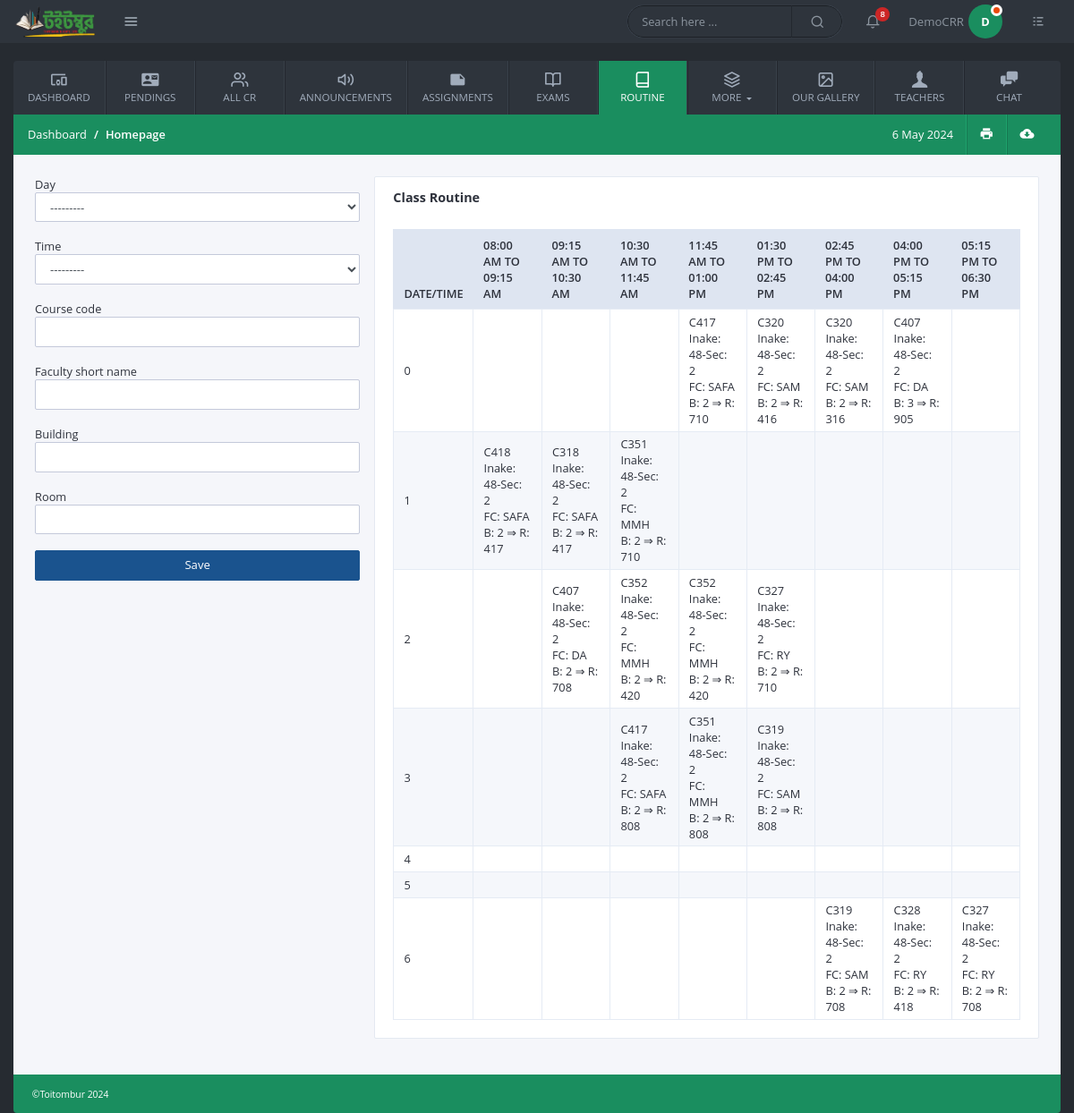
Page /add-routine/ (signed in) on the committed database.
### users/models.py (models this page shows, shortened)
class User(AbstractBaseUser, PermissionsMixin):
    email = models. EmailField (unique=True, null=False)
    is_staff = models.BooleanField(
        gettext_lazy('I am staff'),
        default=False,
    help_text = gettext_lazy('If the user is admin stuff of this site then can see admin panel')
    )
    is_active = models.BooleanField(
        gettext_lazy('account active'),
        default=True,
        help_text=gettext_lazy('A user should be treated as active. Admin can unselect this instead of deleting accounts')
    )
    ROLE_CHOICES = (
        ('admin', 'admin'),
        ('student', 'student'),
        ('teacher', 'teacher'),
        ('cr', 'cr'),
    )
    role = models.CharField(
        max_length=20,
        choices=ROLE_CHOICES,
        default='admin',
    )
    USERNAME_FIELD = 'email'
    objects = MyCustomManager()

class CommonProfileModel(models.Model):
    uid = models.UUIDField(primary_key=True, default= uuid.uuid4, editable=False)
    account = models.OneToOneField(Profile, on_delete=models.CASCADE)
    created_at = models.DateTimeField(auto_now_add=True)
    updated_at = models.DateTimeField(auto_now=True)
    personal_id = models.CharField(unique=True, max_length=150)
    gender = models.CharField( max_length=50, choices=GENDERS, blank=True,null=True)
    image = models.FileField(upload_to="Profile_Pictures", null=True, blank=True)
    class Meta:
        abstract = True

class Student(CommonProfileModel):
    name = models.CharField(max_length=350)
    intake = models.ForeignKey(Intakes, on_delete=models.CASCADE)
    section = models.ForeignKey(Sections, on_delete=models.CASCADE)
    department = models.ForeignKey(Departments, on_delete=models.CASCADE)
    shift = models.CharField(max_length=50, choices= [("Day","day"), ("Evening", "evening")])
    is_class_cr = models.BooleanField(default=False)
    contact_number = models.PositiveIntegerField(null=True, blank=True)
    facebook_profile = models.CharField( max_length=500, null=True, blank=True)

class CommonBaseModel(models.Model):
    uid = models.UUIDField(primary_key=True, default= uuid.uuid4, editable=False)
    created_at = models.DateTimeField(auto_now_add=True)
    updated_at = models.DateTimeField(auto_now=True)
    class Meta:
        abstract = True

class Intakes(CommonBaseModel):
    intake = models.PositiveIntegerField()
    def __str__(self):
        return f"Inake: {self.intake}"

class Sections(CommonBaseModel):
    name = models.CharField(max_length=50)
    section = models.PositiveIntegerField()
    def __str__(self):
        return f"Sec: {self.section}"

### common/models.py (models this page shows, shortened)
class CommonBaseModel(models.Model):
    uid = models.UUIDField(primary_key=True, default= uuid.uuid4, editable=False)
    created_at = models.DateTimeField(auto_now_add=True)
    updated_at = models.DateTimeField(auto_now=True)

class ClassRoutine(CommonBaseModel):
    day = models.CharField( max_length=5, choices=DAYS)
    time = models.CharField( max_length=100, choices=TIMES)
    course_code = models.CharField( max_length=8)
    faculty_short_name = models.CharField(max_length=5)
    building = models.PositiveIntegerField()
    room = models.PositiveIntegerField()
    intake = models.ForeignKey(Intakes, on_delete=models.CASCADE)
    department = models.ForeignKey(Departments, on_delete=models.CASCADE)
    section = models.ForeignKey(Sections, on_delete=models.CASCADE)
    class Meta:
        unique_together = (('day', 'time', 'intake', 'department', 'section'),)

### common/extra_code.py (the view)
        def warper_function(request, *args, **kwargs):
            profile = request.user.profile
            if profile.details_filled:
                if profile.is_approved:
                    if request.user.role in allowed_role:
                        return view_function(request, *args, **kwargs)
                    else:
                        return HttpResponse("WHO ARE YOU ? Not authorized person.")
                else:
                    return render(request,"pages/waiting.html")
            else:
                return redirect("last_step_of_register")

### common/forms.py
class ClassRoutineForm(forms.ModelForm):
    class Meta:
        model = ClassRoutine
        fields = "__all__"
        exclude = ['intake','department','section']
    def __init__(self, *args, **kwargs):
        super().__init__(*args, **kwargs)
        for field in self.fields:
            self.fields[field].widget.attrs.update({'class': 'form-control'})

### common/extra_code.py (called while the page is built)
def allowed_users(allowed_role = []):
    def normal_function(view_function):
        def warper_function(request, *args, **kwargs):
            profile = request.user.profile
            if profile.details_filled:
                if profile.is_approved:
                    if request.user.role in allowed_role:
                        return view_function(request, *args, **kwargs)
                    else:
                        return HttpResponse("WHO ARE YOU ? Not authorized person.")
                else:
                    return render(request,"pages/waiting.html")
            else:
                return redirect("last_step_of_register")
        return warper_function
    return normal_function

### templates/pages/add_routine.html (shortened to what this page needs)
{% extends "base/base.html" %}
{% load static %}
{% block content %}
<div class="row gutters">
    {% if user.role == 'cr' or user.is_superuser %}
    <div class=" col-md-4 ">
        {% include "pages/only_form.html" %}
    </div>
    {% endif %}
    <div class="col-md-8">
        {% include "pages/only_routine.html" %}
    </div>
</div>
{% endblock content %}

### templates/base/base.html (shortened to what this page needs)
{% load static %}
<!doctype html>
<html lang="en">
	<head>
		<link rel="stylesheet" href="{% static "css/bootstrap.min.css" %}">
		<link rel="stylesheet" href="{% static "fonts/style.css" %}">
		<link rel="stylesheet" href="{% static "css/main.css" %}">
		<link rel="stylesheet" href="{% static "vendor/daterange/daterange.css" %}">
	</head>
	<body>
		<header class="header">
			<div class="logo-wrapper">
				<a href="{% url "homepage" %}" class="logo">
					<img src="{% static "img/toitombur.png" %}" alt="Dashboard" />
				</a>
				<a href="#" class="quick-links-btn" data-toggle="tooltip" data-placement="right" title="" data-original-title="Quick Links">
					<i class="icon-menu1"></i>
				</a>
			</div>
			<div class="header-items">
				<div class="custom-search">
					<input type="text" class="search-query" placeholder="Search here ...">
					<i class="icon-search1"></i>
				</div>
				<ul class="header-actions">
					<li class="dropdown">
						<a href="#" id="notifications" data-toggle="dropdown" aria-haspopup="true">
							<i class="icon-bell"></i>
							<span class="count-label">8</span>
						</a>
					</li>
					<li class="dropdown">
						<a href="#" id="userSettings" class="user-settings" data-toggle="dropdown" aria-haspopup="true">
							{% if user.role == "student" or user.role == "cr" %}
							<span class="user-name">{{user.profile.student.name}}</span>
							<span class="avatar"> {{ user.profile.student.name|slice:"0:1" }}<span class="status busy"></span></span>
							{% elif user.role == "teacher" %}
							<span class="user-name">{{user.profile.teacher.name}}</span>
							<span class="avatar"> {{ user.profile.teacher.name|slice:"0:1" }}<span class="status busy"></span></span>
							{% endif %}
						</a>
					</li>
					<li>
						<a href="#" class="quick-settings-btn" data-toggle="tooltip" data-placement="left" title="" data-original-title="Quick Settings">
							<i class="icon-list"></i>
						</a>
					</li>
				</ul>
			</div>
		</header>
		<div class="container-fluid">
			{% url "pendings" as p1x %}
			{% url "add_routine" as r1x %}
			<nav class="navbar navbar-expand-lg custom-navbar">
				<div class="collapse navbar-collapse" id="KamlaActiveNavbar">
					<ul class="navbar-nav">
						<li class="nav-item ">
							<a class="nav-link {% if request.path == '/' %}active-page{% endif %}" href="{% url "homepage" %}">
							  <i class="icon-devices_other nav-icon"></i>
							  Dashboard
							</a>
						  </li>
						  {% if user.role == 'admin' or user.role == 'cr' %}
						  <li class="nav-item">
							<a class="nav-link {% if request.path == p1x %}active-page{% endif %}" href="{% url "pendings" %}">
							  <i class="icon-contact_mail nav-icon"></i>
							  Pendings
							</a>
						  </li>
						  {% endif %}
						<li class="nav-item">
							<a class="nav-link {% if request.path == '/all-cr-of-each-intakes/' %}active-page{% endif %} " href="{% url "all_cr" %}" >
								<i class="icon-users nav-icon"></i>
								All CR
							</a>
						</li>
						<li class="nav-item">
							<a class="nav-link {% if request.path == '/all-announcements/' %}active-page{% endif %}" href="{% url "all_announcement" %}" >
								<i class="icon-volume-2 nav-icon"></i>
								Announcements
							</a>
						</li>
						<li class="nav-item">
							<a class="nav-link {% if request.path == '/all-assignments/' %}active-page{% endif %}" href="{% url "assignments" %}" >
								<i class="icon-note nav-icon"></i>
								Assignments
							</a>
						</li>
						<li class="nav-item">
							<a class="nav-link {% if request.path == '/exams/' %}active-page{% endif %}" href="{% url "exams" %}" >
								<i class="icon-book-open nav-icon"></i>
								Exams
							</a>
						</li>
						<li class="nav-item">
							<a class="nav-link {% if request.path == r1x %}active-page{% endif %}" href="{% url "add_routine" %}">
							  <i class="icon-book nav-icon"></i>
							  Routine
							</a>
						</li>
						<li class="nav-item dropdown">
							<a class="nav-link dropdown-toggle" href="#" id="dashboardsDropdown" role="button" data-toggle="dropdown" aria-haspopup="true" aria-expanded="false">
								<i class="icon-layers2 nav-icon"></i>
								More
							</a>
						</li>
						<li class="nav-item">
							<a class="nav-link" href="#" >
								<i class="icon-image nav-icon"></i>
								Our Gallery
							</a>
						</li>
						<li class="nav-item">
							<a class="nav-link" href="#" >
								<i class="icon-user nav-icon"></i>
								Teachers
							</a>
						</li>
						<li class="nav-item">
							<a class="nav-link" href="{% url "chat_view" %}" >
								<i class="icon-chat nav-icon"></i>
								Chat
							</a>
						</li>
					</ul>
				</div>
			</nav>
			<div class="main-container">
				<div class="page-header">
					<ol class="breadcrumb">
						<li class="breadcrumb-item">Dashboard</li>
						<li class="breadcrumb-item active">Homepage</li>
					</ol>
					<ul class="app-actions">
						<li>
							<a href="#" id="">
								<icon id="currentDate"></icon>
							</a>
						</li>
						<li>
							<a href="#" data-toggle="tooltip" data-placement="top" title="" data-original-title="Print">
								<i class="icon-print"></i>
							</a>
						</li>
						<li>
							<a href="#" data-toggle="tooltip" data-placement="top" title="" data-original-title="Download CSV">
								<i class="icon-cloud_download"></i>
							</a>
						</li>
					</ul>
				</div>
				<div class="content-wrapper">
					{% block content %}{% endblock content %}
				</div>
			</div>
			<footer class="main-footer">©Toitombur 2024</footer>
		</div>
	</body>
</html>

### templates/pages/only_routine.html
<div class="card">
    <div class="card-header">
        <div class="card-title">Class Routine</div>
    </div>
    <div class="card-body">
        <div class="table-responsive">
            <table class="table custom-table table-sm m-0">
                <thead>
                    <tr>
                        <th>Date/Time</th>
                        <th>08:00 AM to 09:15 AM</th>
                        <th>09:15 AM to 10:30 AM</th>
                        <th>10:30 AM to 11:45 AM</th>
                        <th>11:45 AM to 01:00 PM</th>
                        <th>01:30 PM to 02:45 PM</th>
                        <th>02:45 PM to 04:00 PM</th>
                        <th>04:00 PM to 05:15 PM</th>
                        <th>05:15 PM to 06:30 PM</th>
                    </tr>
                </thead>
                <tbody>
                    {% for data in routine.items %}
                    <tr>
                        <td>{{data.0}}</td>
                        {% for val in data.1 %}
                        <td>
                            {% if val %}
                            {{val.course_code}} <br>
                            {{val.intake}}-{{val.section}} <br>
                            FC: {{val.faculty_short_name}} <br>
                            B: {{val.building}} ⇒ R: {{val.room}}
                            {% endif %}
                        </td>
                        {% endfor %}
                    </tr>
                    {% endfor %}
                </tbody>
            </table>
        </div>
    </div>
</div>

### rows in the picture
User: profile.student.name "DemoCRR", profile.student.name "D"
ClassRoutine: course_code "C417", intake "Inake: 48", section "Sec: 2", faculty_short_name "SAFA", building "2", room "710"
ClassRoutine: course_code "C320", intake "Inake: 48", section "Sec: 2", faculty_short_name "SAM", building "2", room "416"
ClassRoutine: course_code "C320", intake "Inake: 48", section "Sec: 2", faculty_short_name "SAM", building "2", room "316"
ClassRoutine: course_code "C407", intake "Inake: 48", section "Sec: 2", faculty_short_name "DA", building "3", room "905"
ClassRoutine: course_code "C418", intake "Inake: 48", section "Sec: 2", faculty_short_name "SAFA", building "2", room "417"
ClassRoutine: course_code "C318", intake "Inake: 48", section "Sec: 2", faculty_short_name "SAFA", building "2", room "417"
ClassRoutine: course_code "C351", intake "Inake: 48", section "Sec: 2", faculty_short_name "MMH", building "2", room "710"
ClassRoutine: course_code "C407", intake "Inake: 48", section "Sec: 2", faculty_short_name "DA", building "2", room "708"
ClassRoutine: course_code "C352", intake "Inake: 48", section "Sec: 2", faculty_short_name "MMH", building "2", room "420"
ClassRoutine: course_code "C352", intake "Inake: 48", section "Sec: 2", faculty_short_name "MMH", building "2", room "420"
ClassRoutine: course_code "C327", intake "Inake: 48", section "Sec: 2", faculty_short_name "RY", building "2", room "710"
ClassRoutine: course_code "C417", intake "Inake: 48", section "Sec: 2", faculty_short_name "SAFA", building "2", room "808"
ClassRoutine: course_code "C351", intake "Inake: 48", section "Sec: 2", faculty_short_name "MMH", building "2", room "808"
ClassRoutine: course_code "C319", intake "Inake: 48", section "Sec: 2", faculty_short_name "SAM", building "2", room "808"
ClassRoutine: course_code "C319", intake "Inake: 48", section "Sec: 2", faculty_short_name "SAM", building "2", room "708"
ClassRoutine: course_code "C328", intake "Inake: 48", section "Sec: 2", faculty_short_name "RY", building "2", room "418"
ClassRoutine: course_code "C327", intake "Inake: 48", section "Sec: 2", faculty_short_name "RY", building "2", room "708"

### other values in the picture
{{ field.label }} "Day" "Time" "Course code" "Faculty short name" "Building" "Room"
{{ data.0 }} "0" "1" "2" "3" "4" "5" "6"
